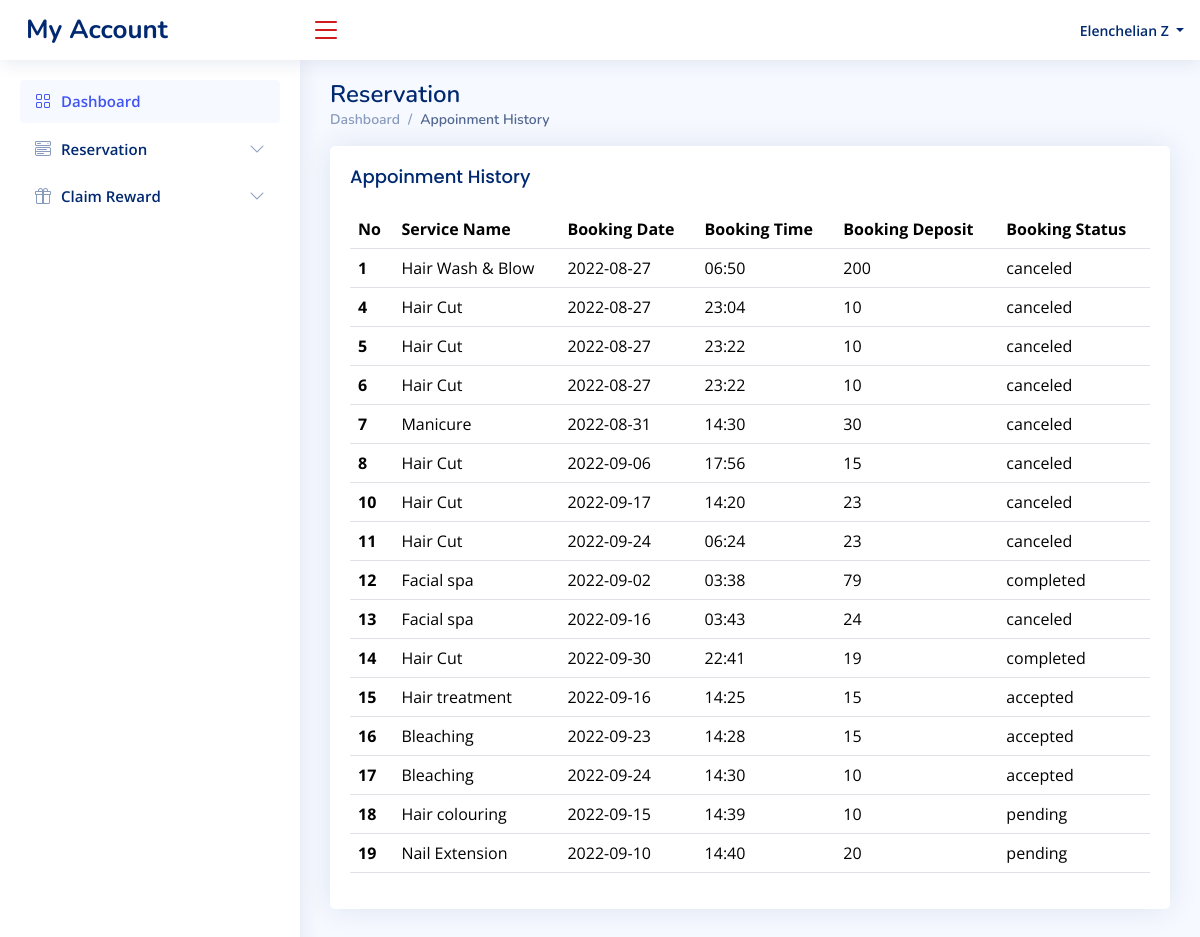
Page /User/appoinment_history_page.php (signed in) on the committed database.
### tables this page shows
CREATE TABLE `user` (
  `id` int(255) NOT NULL,
  `firstname` varchar(255) NOT NULL,
  `lastname` varchar(255) NOT NULL,
  `username` varchar(255) NOT NULL,
  `email` varchar(255) NOT NULL,
  `gender` varchar(255) NOT NULL,
  `address` varchar(255) NOT NULL,
  `password` varchar(255) NOT NULL,
  `reward_points` varchar(255) NOT NULL
);

CREATE TABLE `booking` (
  `id` int(255) NOT NULL,
  `firstname` varchar(255) NOT NULL,
  `booking_email` varchar(255) NOT NULL,
  `booking_service` varchar(255) NOT NULL,
  `booking_date` varchar(255) NOT NULL,
  `booking_time` varchar(255) NOT NULL,
  `booking_phone_num` varchar(255) NOT NULL,
  `booking_bank` varchar(255) NOT NULL,
  `booking_card_num` varchar(255) NOT NULL,
  `booking_card_date` varchar(255) NOT NULL,
  `booking_card_year` varchar(255) NOT NULL,
  `booking_card_code` varchar(255) NOT NULL,
  `booking_deposit` varchar(255) NOT NULL,
  `booking_status` varchar(255) NOT NULL,
  `reason` varchar(255) NOT NULL
);

### User/appoinment_history_page.php (the view, shortened to what this page needs)
<?php
require_once 'pdo.php';
$conn = mysqli_connect("localhost", "root", "", "salon");
?>
<!DOCTYPE html>
<html lang="en">
<head>
  <link href="assets/vendor/bootstrap/css/bootstrap.min.css" rel="stylesheet">
  <link href="assets/vendor/bootstrap-icons/bootstrap-icons.css" rel="stylesheet">
  <link href="assets/vendor/boxicons/css/boxicons.min.css" rel="stylesheet">
  <link href="assets/vendor/quill/quill.snow.css" rel="stylesheet">
  <link href="assets/vendor/quill/quill.bubble.css" rel="stylesheet">
  <link href="assets/vendor/remixicon/remixicon.css" rel="stylesheet">
  <link href="assets/vendor/simple-datatables/style.css" rel="stylesheet">
  <link href="assets/css/style.css" rel="stylesheet">
</head>
<body>
  <header id="header" class="header fixed-top d-flex align-items-center">
    <div class="d-flex align-items-center justify-content-between">
      <a href="dashboard.php" class="logo d-flex align-items-center">
        <span class="d-none d-lg-block">My Account</span>
      </a>
      <i class="bi bi-list toggle-sidebar-btn"></i>
    </div>
    <nav class="header-nav ms-auto">
      <?php
      $sql = "SELECT * FROM user WHERE email='{$_SESSION["email"]}'";
      $result = mysqli_query($conn, $sql);
      if (mysqli_num_rows($result) > 0) {
        while ($row = mysqli_fetch_assoc($result)) {
      ?>
      <ul class="d-flex align-items-center">
        <li class="nav-item dropdown pe-3">
          <a class="nav-link nav-profile d-flex align-items-center pe-0" href="#" data-bs-toggle="dropdown">
            <span class="d-none d-md-block dropdown-toggle ps-2"><?php echo $row['username']; ?></span>
          </a>
        </li>
      </ul>
      <?php
        }
      }
      ?>
    </nav>
  </header>
  <aside id="sidebar" class="sidebar">
    <ul class="sidebar-nav" id="sidebar-nav">
      <li class="nav-item">
        <a class="nav-link " href="dashboard.php">
          <i class="bi bi-grid"></i>
          <span>Dashboard</span>
        </a>
      </li>
      <li class="nav-item">
        <a class="nav-link collapsed" data-bs-target="#components-nav" data-bs-toggle="collapse" href="#">
          <i class="bi bi-menu-button-wide"></i><span>Reservation</span><i class="bi bi-chevron-down ms-auto"></i>
        </a>
      </li>
      <li class="nav-item">
        <a class="nav-link collapsed" data-bs-target="#reward-nav" data-bs-toggle="collapse" href="#">
          <i class="bi bi-gift"></i><span>Claim Reward</span><i class="bi bi-chevron-down ms-auto"></i>
        </a>
      </li>
    </ul>
  </aside>
  <main id="main" class="main">
    <div class="pagetitle">
      <h1>Reservation</h1>
      <nav>
        <ol class="breadcrumb">
          <li class="breadcrumb-item">Dashboard</li>
          <li class="breadcrumb-item active">Appoinment History</li>
        </ol>
      </nav>
    </div>
    <section class="section dashboard">
      <div class="card">
        <div class="card-body">
          <h5 class="card-title">Appoinment History</h5>
          <table class="table table-hover">
            <thead>
              <tr>
                <th scope="col">No</th>
                <th scope="col">Service Name</th>
                <th scope="col">Booking Date</th>
                <th scope="col">Booking Time</th>
                <th scope="col">Booking Deposit</th>
                <th scope="col">Booking Status</th>
              </tr>
            </thead>
            <tbody>
              <?php
             $sql = "SELECT * FROM booking where booking_email='{$_SESSION["email"]}' ";
             $result = mysqli_query($conn, $sql);
             if (mysqli_num_rows($result) > 0) {
               while ($row = mysqli_fetch_assoc($result)) {
             ?>
              <tr>
                <th scope="row"><?php echo $row['id']; ?></th>
                <td><?php echo $row['booking_service']; ?></td>
                <td><?php echo $row['booking_date']; ?></td>
                <td><?php echo $row['booking_time']; ?></td>
                <td><?php echo $row['booking_deposit']; ?></td>
                <td><?php echo $row['booking_status']; ?></td>
              </tr>
              <?php
                }
              }
              ?>
            </tbody>
          </table>
        </div>
      </div>
    </section>
  </main>
</body>
</html>

### User/assets/css/style.css (style rules this page uses)
:root { scroll-behavior: smooth; }
body { font-family: "Open Sans", sans-serif; background: #f6f9ff; color: #444444; }
a { color: #4154f1; text-decoration: none; }
h1, h2, h3, h4, h5, h6 { font-family: "Nunito", sans-serif; }
#main { margin-top: 60px; padding: 20px 30px; transition: all 0.3s; }
.pagetitle { margin-bottom: 10px; }
.pagetitle h1 { font-size: 24px; margin-bottom: 0; font-weight: 600; color: #012970; }
.card { margin-bottom: 30px; border: none; border-radius: 5px; box-shadow: 0px 0 30px rgba(1, 41, 112, 0.1); }
.card-title { padding: 20px 0 15px 0; font-size: 18px; font-weight: 500; color: #012970; font-family: "Poppins", sans-serif; }
.card-body { padding: 0 20px 20px 20px; }
.breadcrumb { font-size: 14px; font-family: "Nunito", sans-serif; color: #899bbd; font-weight: 600; }
.breadcrumb .breadcrumb-item::before { color: #899bbd; }
.breadcrumb .active { color: #51678f; font-weight: 600; }
.logo { line-height: 1; }
@media (min-width: 1200px) { .logo { width: 280px; } }
.logo span { font-size: 26px; font-weight: 700; color: #012970; font-family: "Nunito", sans-serif; }
.header { transition: all 0.5s; z-index: 997; height: 60px; box-shadow: 0px 2px 20px rgba(1, 41, 112, 0.1); background-color: #fff; padding-left: 20px; }
.header .toggle-sidebar-btn { font-size: 32px; padding-left: 10px; cursor: pointer; color: #ce1212; }
.header-nav ul { list-style: none; }
.header-nav>ul { margin: 0; padding: 0; }
.header-nav .nav-profile { color: #012970; }
.header-nav .nav-profile span { font-size: 14px; font-weight: 600; }
.sidebar { position: fixed; top: 60px; left: 0; bottom: 0; width: 300px; z-index: 996; transition: all 0.3s; padding: 20px; overflow-y: auto; scrollbar-width: thin; scrollbar-color: #aab7cf transparent; box-shadow: 0px 0px 20px rgba(1, 41, 112, 0.1); background-color: #fff; }
@media (min-width: 1200px) { #main, #footer { margin-left: 300px; } }
.sidebar-nav { padding: 0; margin: 0; list-style: none; }
.sidebar-nav li { padding: 0; margin: 0; list-style: none; }
.sidebar-nav .nav-item { margin-bottom: 5px; }
.sidebar-nav .nav-link { display: flex; align-items: center; font-size: 15px; font-weight: 600; color: #4154f1; transition: 0.3; background: #f6f9ff; padding: 10px 15px; border-radius: 4px; }
.sidebar-nav .nav-link i { font-size: 16px; margin-right: 10px; color: #4154f1; }
.sidebar-nav .nav-link.collapsed { color: #012970; background: #fff; }
.sidebar-nav .nav-link.collapsed i { color: #899bbd; }
.sidebar-nav .nav-link .bi-chevron-down { margin-right: 0; transition: transform 0.2s ease-in-out; }

### rows in the picture
user: username "Elenchelian Z"
booking: id "1", booking_service "Hair Wash & Blow", booking_date "2022-08-27", booking_time "06:50", booking_deposit "200", booking_status "canceled"
booking: id "4", booking_service "Hair Cut", booking_date "2022-08-27", booking_time "23:04", booking_deposit "10", booking_status "canceled"
booking: id "5", booking_service "Hair Cut", booking_date "2022-08-27", booking_time "23:22", booking_deposit "10", booking_status "canceled"
booking: id "6", booking_service "Hair Cut", booking_date "2022-08-27", booking_time "23:22", booking_deposit "10", booking_status "canceled"
booking: id "7", booking_service "Manicure", booking_date "2022-08-31", booking_time "14:30", booking_deposit "30", booking_status "canceled"
booking: id "8", booking_service "Hair Cut", booking_date "2022-09-06", booking_time "17:56", booking_deposit "15", booking_status "canceled"
booking: id "10", booking_service "Hair Cut", booking_date "2022-09-17", booking_time "14:20", booking_deposit "23", booking_status "canceled"
booking: id "11", booking_service "Hair Cut", booking_date "2022-09-24", booking_time "06:24", booking_deposit "23", booking_status "canceled"
booking: id "12", booking_service "Facial spa", booking_date "2022-09-02", booking_time "03:38", booking_deposit "79", booking_status "completed"
booking: id "13", booking_service "Facial spa", booking_date "2022-09-16", booking_time "03:43", booking_deposit "24", booking_status "canceled"
booking: id "14", booking_service "Hair Cut", booking_date "2022-09-30", booking_time "22:41", booking_deposit "19", booking_status "completed"
booking: id "15", booking_service "Hair treatment", booking_date "2022-09-16", booking_time "14:25", booking_deposit "15", booking_status "accepted"
booking: id "16", booking_service "Bleaching", booking_date "2022-09-23", booking_time "14:28", booking_deposit "15", booking_status "accepted"
booking: id "17", booking_service "Bleaching", booking_date "2022-09-24", booking_time "14:30", booking_deposit "10", booking_status "accepted"
booking: id "18", booking_service "Hair colouring", booking_date "2022-09-15", booking_time "14:39", booking_deposit "10", booking_status "pending"
booking: id "19", booking_service "Nail Extension", booking_date "2022-09-10", booking_time "14:40", booking_deposit "20", booking_status "pending"
